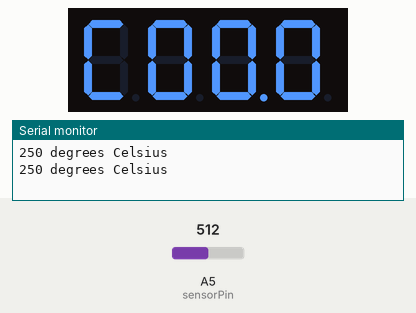
Recording of a sketch running on a simulated Arduino Uno, built with avr-gcc and run on an emulated ATmega328P. On the bench: 4-digit seven-segment display, the last lines printed to the serial monitor. Wiring (inferred from the names in the program): 4-digit 7-segment display, segments lit when HIGH: segments pin 10, pin 8, pin 6, pin 3, pin 2, pin 11, pin 5, pin 4; digit selects pin 7, pin 12, pin 13, pin 9. Inputs (shaded band) come from the test bench; at power-on: A5 (sensorPin) = 512. The segment pins are drawn as the display they are named for.

Above: at 2.7 s.
2.8 s: A5 (sensorPin) set to 716
At 4.7 s:
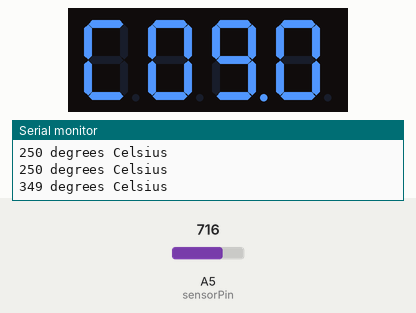
5.5 s: A5 (sensorPin) set to 122
At 7.1 s:
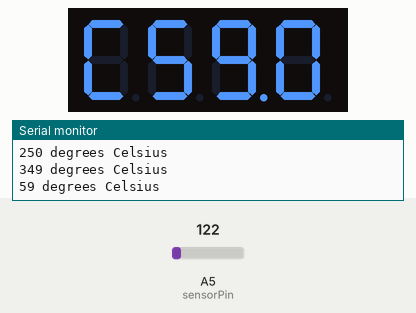
Timing chart, 0 to 8.6 s (numbered marks = the images above; inputs shaded):
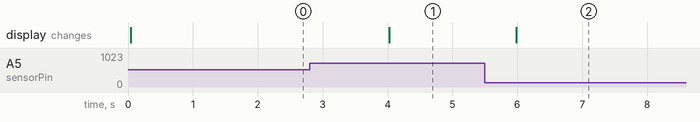

The sketch:

sketch_jun18a.ino
```cpp
//reading temperature and outputting to display
int sensorPin = 5;

//display pins
int segA = 10;
int segB = 8;
int segC = 6;//
int segD = 3;
int segE = 2;
int segF = 11;
int segG = 5;//
int segPt = 4;//h

int d1 = 7;
int d2 = 12;
int d3 = 13;
int d4 = 9;

int delayTime = 900;

int counter = 0;

int temperature = 77.7;

void setup() {
  // put your setup code here, to run once:
  //start serial communications
  Serial.begin(9600);

  //set up outputs
  pinMode(12, OUTPUT);
  pinMode(11, OUTPUT);
  pinMode(10, OUTPUT);
  pinMode(9, OUTPUT);
  pinMode(8, OUTPUT);
  pinMode(7, OUTPUT);
  pinMode(6, OUTPUT);
  pinMode(5, OUTPUT);
  pinMode(4, OUTPUT);
  pinMode(3, OUTPUT);
  pinMode(2, OUTPUT);
  pinMode(13, OUTPUT);
  pinMode(0, INPUT);
  //delay(100);
}

void loop() {

  // put your main code here, to run repeatedly:

  //only read temp every 100 cycles
  if (counter % 500 == 0)
  {
    // read the pin
    int reading = analogRead(sensorPin);
    //convert reading to volts
    float volts = (reading * 5.0);
    volts /= 1024.0;
    // Serial.print(volts);
    // Serial.println(" v");
    temperature = volts * 100.0;
    Serial.print(temperature);
    Serial.println(" degrees Celsius");

    //test output to display
    // allHigh();
    //reset our counter
    counter = 0;
  }

  counter ++;

  selectDigit(2);

  sendDigit(tens(temperature));
  delayMicroseconds(delayTime);

  digitalWrite(d1, HIGH);

  selectDigit(1);

  sendDigit(ones(temperature));
  point();
  delayMicroseconds(delayTime);

  digitalWrite(d2, HIGH);

  selectDigit(4);

  sendDigit(huns(temperature));
  delayMicroseconds(delayTime);
  //turn point off

  digitalWrite(d3, HIGH);
  digitalWrite(segPt, HIGH);

  selectDigit(3);

  cee();
  delayMicroseconds(delayTime);
  digitalWrite(d4, HIGH);


}

void allLow() {

  digitalWrite( 13, LOW); // A
  digitalWrite( 2, LOW); // B
  digitalWrite( 3, LOW); // C
  digitalWrite(4, LOW); // D
  digitalWrite(5, LOW); // E
  digitalWrite( 6, LOW); // F
  digitalWrite( 7, LOW); // G
  digitalWrite(8, LOW); //point
  digitalWrite(9, LOW);
  digitalWrite(10, LOW);
  digitalWrite(11, LOW);
  digitalWrite(12, LOW);

}

void allHigh() {

  digitalWrite( 13, HIGH); // A
  digitalWrite( 2, HIGH); // B
  digitalWrite( 3, HIGH); // C
  digitalWrite(4, HIGH); // D
  digitalWrite(5, HIGH); // E
  digitalWrite( 6, HIGH); // F
  digitalWrite( 7, HIGH); // G
  digitalWrite(8, HIGH); //point
  digitalWrite(9, HIGH);
  digitalWrite(10, HIGH);
  digitalWrite(11, HIGH);
  digitalWrite(12, HIGH);

}

void one()
{
  digitalWrite(segA, LOW);
  digitalWrite(segB, HIGH);
  digitalWrite(segC, HIGH);
  digitalWrite(segD, LOW);
  digitalWrite(segE, LOW);
  digitalWrite(segF, LOW);
  digitalWrite(segG, LOW);
  digitalWrite(segPt, LOW);

}
void two()
{
  digitalWrite(segA, HIGH);
  digitalWrite(segB, HIGH);
  digitalWrite(segC, LOW);
  digitalWrite(segD, HIGH);
  digitalWrite(segE, HIGH);
  digitalWrite(segF, LOW);
  digitalWrite(segG, HIGH);
  digitalWrite(segPt, LOW);

}
void three()
{
  digitalWrite(segA, HIGH);
  digitalWrite(segB, HIGH);
  digitalWrite(segC, HIGH);
  digitalWrite(segD, HIGH);
  digitalWrite(segE, LOW);
  digitalWrite(segF, LOW);
  digitalWrite(segG, HIGH);
  digitalWrite(segPt, LOW);

}
void four()
{
  digitalWrite(segA, LOW);
  digitalWrite(segB, HIGH);
  digitalWrite(segC, HIGH);
  digitalWrite(segD, LOW);
  digitalWrite(segE, LOW);
  digitalWrite(segF, HIGH);
  digitalWrite(segG, HIGH);
  digitalWrite(segPt, LOW);

}
void five()
{
  digitalWrite(segA, HIGH);
  digitalWrite(segB, LOW);
  digitalWrite(segC, HIGH);
  digitalWrite(segD, HIGH);
  digitalWrite(segE, LOW);
  digitalWrite(segF, HIGH);
  digitalWrite(segG, HIGH);
  digitalWrite(segPt, LOW);

}
void six()
{
  digitalWrite(segA, HIGH);
  digitalWrite(segB, LOW);
  digitalWrite(segC, HIGH);
  digitalWrite(segD, HIGH);
  digitalWrite(segE, HIGH);
  digitalWrite(segF, HIGH);
  digitalWrite(segG, HIGH);
  digitalWrite(segPt, LOW);

}
void seven()
{
  digitalWrite(segA, HIGH);
  digitalWrite(segB, HIGH);
  digitalWrite(segC, HIGH);
  digitalWrite(segD, LOW);
  digitalWrite(segE, LOW);
  digitalWrite(segF, LOW);
  digitalWrite(segG, LOW);
  digitalWrite(segPt, LOW);

}
void eight()
{
  digitalWrite(segA, HIGH);
  digitalWrite(segB, HIGH);
  digitalWrite(segC, HIGH);
  digitalWrite(segD, HIGH);
  digitalWrite(segE, HIGH);
  digitalWrite(segF, HIGH);
  digitalWrite(segG, HIGH);
  digitalWrite(segPt, LOW);

}
void nine()
{
  digitalWrite(segA, HIGH);
  digitalWrite(segB, HIGH);
  digitalWrite(segC, HIGH);
  digitalWrite(segD, HIGH);
  digitalWrite(segE, LOW);
  digitalWrite(segF, HIGH);
  digitalWrite(segG, HIGH);
  digitalWrite(segPt, LOW);

}
void zero()
{
  digitalWrite(segA, HIGH);
  digitalWrite(segB, HIGH);
  digitalWrite(segC, HIGH);
  digitalWrite(segD, HIGH);
  digitalWrite(segE, HIGH);
  digitalWrite(segF, HIGH);
  digitalWrite(segG, LOW);
  digitalWrite(segPt, LOW);

}

void cee()
{
  digitalWrite(segA, HIGH);
  digitalWrite(segB, LOW);
  digitalWrite(segC, LOW);
  digitalWrite(segD, HIGH);
  digitalWrite(segE, HIGH);
  digitalWrite(segF, HIGH);
  digitalWrite(segG, LOW);
  digitalWrite(segPt, LOW);
}

void point()
{
  digitalWrite(segPt, HIGH);
}

void selectDigit(int d)
{

    digitalWrite(d1,HIGH);

    digitalWrite(d2,HIGH);
    digitalWrite(d3,HIGH);
    digitalWrite(d4,HIGH);


  switch (d)
  {
    case 3:
      digitalWrite(d1, LOW);
      break;
    case 2:
      digitalWrite(d2, LOW);
      break;
    case 1:
      digitalWrite(d3, LOW);
      break;

    default:
      digitalWrite(d4, LOW);
      break;
  }
}

void sendDigit(int x)
{
  switch (x)
  {
    case 1:
      one();
      break;
    case 2:
      two();
      break;
    case 3:
      three();
      break;
    case 4:
      four();
      break;
    case 5:
      five();
      break;
    case 6:
      six();
      break;
    case 7:
      seven();
      break;
    case 8:
      eight();
      break;
    case 9:
      nine();
      break;
    case 10:
      cee();
      break;
    default:
      zero();
      break;
  }
}

int tens(float x)
{
  float divided = x / 10.0;
  return (int)divided;
}

int ones(float x)
{
  float divided = x - (10.0 * tens(x));
  // Serial.print(divided);
  // Serial.println(" ***ones***");
  return (int)divided;
}

int huns(float x)
{
   float divided =  (100.0 ) - 10 ;
  divided *= 100;
  return (int)divided;
}
```

Measured:
- after the input at 2.8 s, the display: changes after 1.2 s (image 1)
- after the input at 5.5 s, the display: changes after 0.48 s (image 2)
